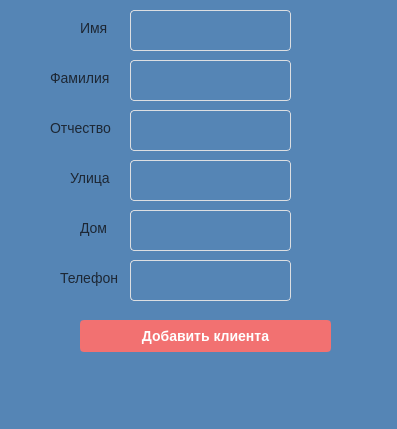
<?xml version="1.0" encoding="UTF-8"?>
<ui version="4.0">
 <class>MainWindow</class>
 <widget class="QMainWindow" name="MainWindow">
  <property name="geometry">
   <rect>
    <x>0</x>
    <y>0</y>
    <width>397</width>
    <height>429</height>
   </rect>
  </property>
  <property name="windowTitle">
   <string>MainWindow</string>
  </property>
  <property name="styleSheet">
   <string notr="true">background: #5585B5;
padding: 0;
    margin: 0;
    font-family: 'Open Sans', sans-serif;
    font-size: 14px;
    color: #1D2734;</string>
  </property>
  <widget class="QWidget" name="centralwidget">
   <widget class="QTextEdit" name="textSurname">
    <property name="geometry">
     <rect>
      <x>130</x>
      <y>60</y>
      <width>161</width>
      <height>41</height>
     </rect>
    </property>
    <property name="styleSheet">
     <string notr="true">width: 100%;
    outline: none;
    border: 1px solid #DCDEE1;
    border-radius: 4px;
    color: #1D2734;
    padding-left: 16px;
    box-sizing: border-box;
    -webkit-appearance: none;</string>
    </property>
   </widget>
   <widget class="QTextEdit" name="textPatr">
    <property name="geometry">
     <rect>
      <x>130</x>
      <y>110</y>
      <width>161</width>
      <height>41</height>
     </rect>
    </property>
    <property name="styleSheet">
     <string notr="true">width: 100%;
    outline: none;
    border: 1px solid #DCDEE1;
    border-radius: 4px;
    color: #1D2734;
    padding-left: 16px;
    box-sizing: border-box;
    -webkit-appearance: none;</string>
    </property>
   </widget>
   <widget class="QPushButton" name="addClientButton">
    <property name="geometry">
     <rect>
      <x>80</x>
      <y>320</y>
      <width>251</width>
      <height>32</height>
     </rect>
    </property>
    <property name="styleSheet">
     <string notr="true">font-size: 14px;
    color: #66717f;
    padding: 0 14px;
    border: 2px solid;
    border-radius: 4px;
    box-sizing: border-box;
    cursor: pointer;
    outline: none;
    position: relative;
    transition: 0.3s;
    font-weight: 600;
    vertical-align: middle;
background-color: #f27171;
    border-color: #f27171;
    color: #FFFFFF;</string>
    </property>
    <property name="text">
     <string>Добавить клиента</string>
    </property>
   </widget>
   <widget class="QLabel" name="label">
    <property name="geometry">
     <rect>
      <x>50</x>
      <y>70</y>
      <width>60</width>
      <height>16</height>
     </rect>
    </property>
    <property name="text">
     <string>Фамилия</string>
    </property>
   </widget>
   <widget class="QLabel" name="label_2">
    <property name="geometry">
     <rect>
      <x>80</x>
      <y>20</y>
      <width>41</width>
      <height>16</height>
     </rect>
    </property>
    <property name="text">
     <string>Имя</string>
    </property>
   </widget>
   <widget class="QLabel" name="label_3">
    <property name="geometry">
     <rect>
      <x>50</x>
      <y>120</y>
      <width>71</width>
      <height>16</height>
     </rect>
    </property>
    <property name="text">
     <string>Отчество </string>
    </property>
   </widget>
   <widget class="QTextEdit" name="textName">
    <property name="geometry">
     <rect>
      <x>130</x>
      <y>10</y>
      <width>161</width>
      <height>41</height>
     </rect>
    </property>
    <property name="styleSheet">
     <string notr="true">width: 100%;
    outline: none;
    border: 1px solid #DCDEE1;
    border-radius: 4px;
    color: #1D2734;
    padding-left: 16px;
    box-sizing: border-box;
    -webkit-appearance: none;</string>
    </property>
   </widget>
   <widget class="QTextEdit" name="textStreet">
    <property name="geometry">
     <rect>
      <x>130</x>
      <y>160</y>
      <width>161</width>
      <height>41</height>
     </rect>
    </property>
    <property name="styleSheet">
     <string notr="true">width: 100%;
    outline: none;
    border: 1px solid #DCDEE1;
    border-radius: 4px;
    color: #1D2734;
    padding-left: 16px;
    box-sizing: border-box;
    -webkit-appearance: none;</string>
    </property>
   </widget>
   <widget class="QLabel" name="label_4">
    <property name="geometry">
     <rect>
      <x>70</x>
      <y>170</y>
      <width>60</width>
      <height>16</height>
     </rect>
    </property>
    <property name="text">
     <string>Улица</string>
    </property>
   </widget>
   <widget class="QTextEdit" name="textHouse">
    <property name="geometry">
     <rect>
      <x>130</x>
      <y>210</y>
      <width>161</width>
      <height>41</height>
     </rect>
    </property>
    <property name="styleSheet">
     <string notr="true">width: 100%;
    outline: none;
    border: 1px solid #DCDEE1;
    border-radius: 4px;
    color: #1D2734;
    padding-left: 16px;
    box-sizing: border-box;
    -webkit-appearance: none;</string>
    </property>
   </widget>
   <widget class="QLabel" name="label_5">
    <property name="geometry">
     <rect>
      <x>80</x>
      <y>220</y>
      <width>41</width>
      <height>16</height>
     </rect>
    </property>
    <property name="text">
     <string>Дом</string>
    </property>
   </widget>
   <widget class="QLabel" name="label_6">
    <property name="geometry">
     <rect>
      <x>60</x>
      <y>270</y>
      <width>60</width>
      <height>16</height>
     </rect>
    </property>
    <property name="text">
     <string>Телефон</string>
    </property>
   </widget>
   <widget class="QTextEdit" name="textNumber">
    <property name="geometry">
     <rect>
      <x>130</x>
      <y>260</y>
      <width>161</width>
      <height>41</height>
     </rect>
    </property>
    <property name="styleSheet">
     <string notr="true">width: 100%;
    outline: none;
    border: 1px solid #DCDEE1;
    border-radius: 4px;
    color: #1D2734;
    padding-left: 16px;
    box-sizing: border-box;
    -webkit-appearance: none;</string>
    </property>
   </widget>
  </widget>
  <widget class="QMenuBar" name="menubar">
   <property name="geometry">
    <rect>
     <x>0</x>
     <y>0</y>
     <width>397</width>
     <height>19</height>
    </rect>
   </property>
  </widget>
  <widget class="QStatusBar" name="statusbar"/>
 </widget>
 <resources/>
 <connections/>
</ui>
